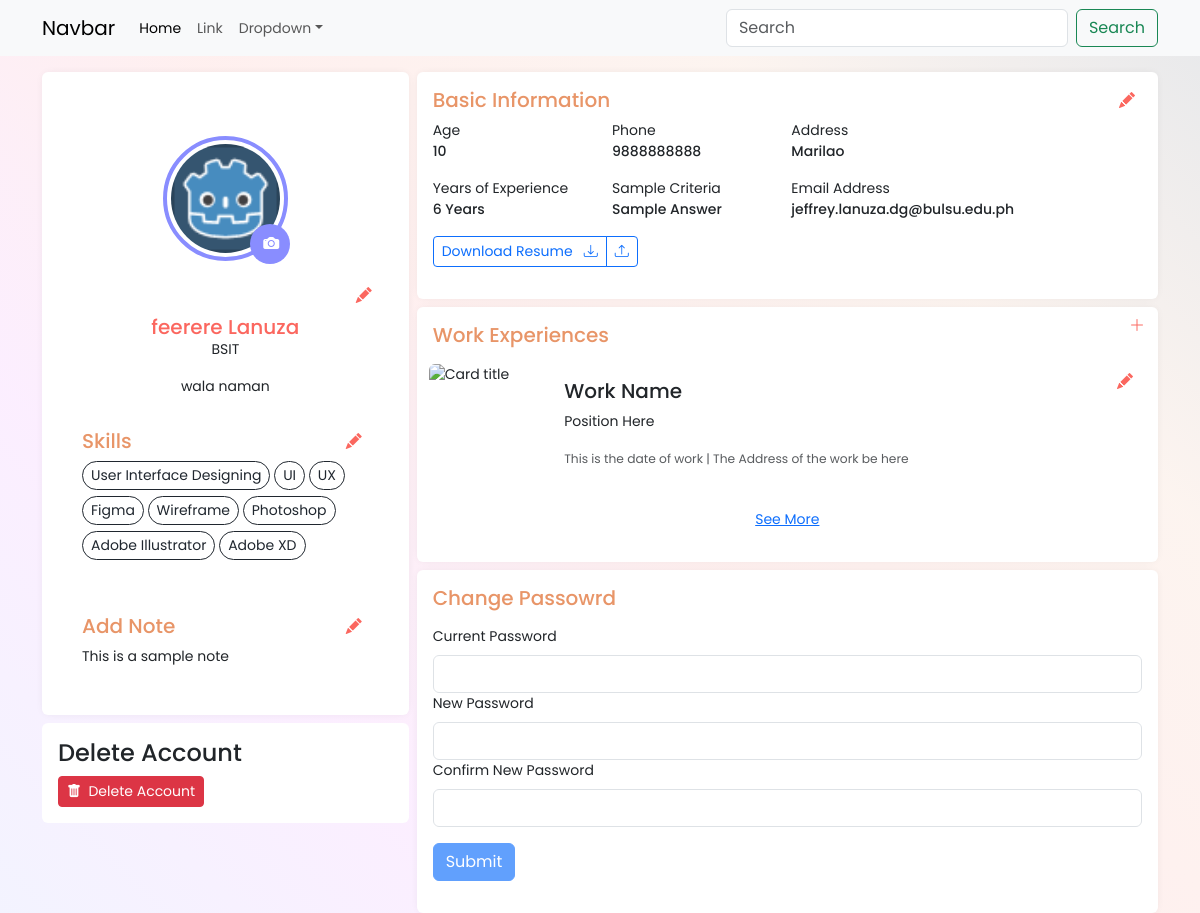
The page /jobseeker_profile/ (signed in) on the database as committed earlier.
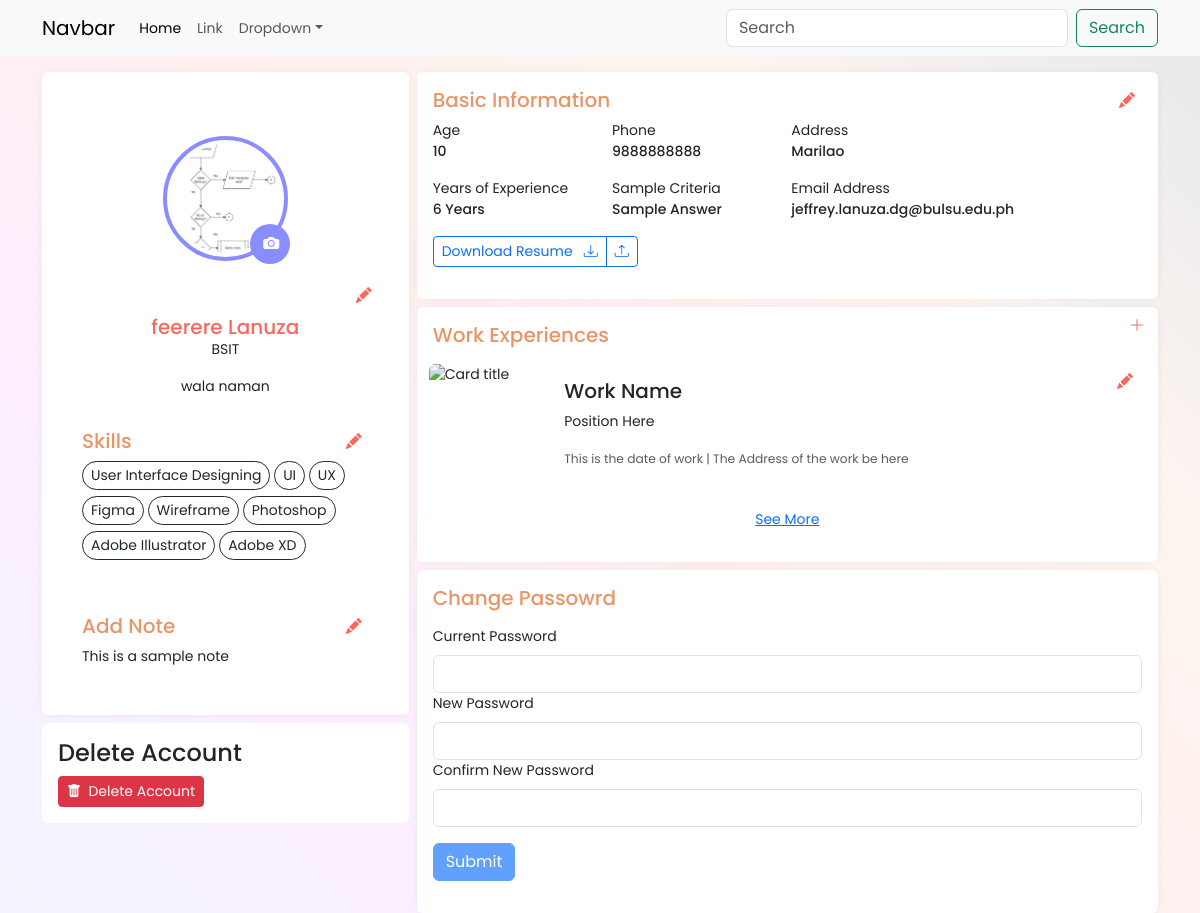
The same page on the database as committed later.
### venari/models.py (models this page shows, shortened)
class job_seeker(models.Model):
    user = models.ForeignKey(User, on_delete=models.CASCADE)
    status = models.CharField(max_length=50, null = True)
    password = models.CharField(max_length=100, null= True)
    email = models.CharField(max_length=100, null=True)
    phone_number = models.IntegerField(max_length=20)
    profile_image = models.ImageField(upload_to="")
    gender = models.CharField(max_length=10, null=True)
    address = models.CharField(max_length=100, null=True)
    occupation = models.CharField(max_length=100, null=True)
    age = models.CharField(max_length=15, null=True)
    user_type = models.CharField(max_length=30)
    bio = models.CharField(max_length=100, null=True)
    bookmarks = models.ManyToManyField('post_jobs', blank=True)
    resume = models.FileField(upload_to='', null=True)
    skills = models.CharField(max_length=100, null=True)

### venari/views.py (the view, shortened to what this page needs)
# urls.py: path("jobseeker_profile/", views.jobseeker_profile, name="jobseeker_Edit_profile"),
def jobseeker_profile(request):
    if not request.user.is_authenticated:
        return redirect('/user_login/')
    applicant = job_seeker.objects.get(user=request.user)
    print(request.FILES)
    return render(request, "jobseeker_profile.html", {'applicant':applicant})

### venari/templates/jobseeker_profile.html (shortened to what the changed rows need)
{% load static %}
<!DOCTYPE html>
<html lang="en">
<head>
    <link href="https://cdn.jsdelivr.net/npm/bootstrap@5.3.2/dist/css/bootstrap.min.css" rel="stylesheet"
>
    <link rel="stylesheet" href="https://cdn.jsdelivr.net/npm/bootstrap-icons@1.11.2/font/bootstrap-icons.min.css">
    {% load static %}
    <link rel="stylesheet" type="text/css" href="{% static "css/jobseeker_profile.css" %}">
</head>
<body style="font-family: 'Poppins', sans-serif; font-size: 14px;">
    <div class="container-xl mt-3">
        <div class="row justify-content-center align-items-start g-2">
            <div class="col-md-4">
                <div class="row g-2">
                    <div class="col-12">
                        <div class="card profile-card px-2 sticky-md-top">
                            <div class="card-body overflow-y-auto">
                                <div class="text-center mb-3 mt-5 d-flex justify-content-center">
                                    <div class="ratio ratio-1x1 rounded-circle" style="height: 125px; width: 125px;">
                                        <img class="rounded-circle" id="profilePic"
                                            src="{{applicant.profile_image.url}}" alt="">
                                        <button type="button" id="editPFP" class="btn rounded-circle"
                                            data-bs-toggle="modal" data-bs-target="#uploadProfile">
                                            <i class="bi bi-camera-fill "></i></button>
                                    </div>
                                </div>
                                <div>
                                    <div class="text-end">
                                    </div>
                                    <div class="text-center">
                                        <h5 id="introName" class=" my-0">{{applicant.user.first_name}}
                                            {{applicant.user.last_name}}
                                        </h5>
                                        <p class="my-0">{{applicant.occupation}}
                                        </p>
                                    </div>
                                </div>
                                <div class="bio my-3 text-center">
                                    {{applicant.bio}}
                                </div>
                                <div class="card border-0">
                                    <button type="button" id="editSkills" class="btn position-absolute ">
                                    </button>
                                    <div class="card-body">
                                    </div>
                                </div>
                                <div class="card border-0">
                                    <button type="button" id="editNotes" class="btn position-absolute ">
                                    </button>
                                    <div class="card-body">
                                    </div>
                                </div>
                            </div>
                        </div>
                    </div>
                </div>
            </div>
            <div class="col-md-8">
                <div class="row row-cols-1 justify-content-center align-items-center g-2">
                    <div class="col-12">
                        <div class="card profile-card">
                            <div class="card-body">
                                <div>
                                    <div class="row justify-content-start align-items-center g-2 mb-3">
                                        <div class="col-lg-3 col-md-6">Age<br>
                                            <span class="fw-medium">{{applicant.age}}</span>
                                        </div>
                                        <div class="col-lg-3 col-md-6">Phone<br>
                                            <span class="fw-medium">{{applicant.phone_number}}</span>
                                        </div>
                                        <div class="col-lg-6 col-md">Address<br>
                                            <span class="fw-medium">{{applicant.address}}</span>
                                        </div>
                                    </div>
                                    <div class="row justify-content-start align-items-start g-2 mb-3">
                                        <div class="col-lg-6 col-md">Email Address<br>
                                            <span class="fw-medium">{{applicant.user.email}}</span>
                                        </div>
                                    </div>
                                </div>
                            </div>
                        </div>
                    </div>
                </div>
            </div>
        </div>
</body>
</html>

Rows that differ between the two databases and show on the page:
changed job_seeker "BSIT": profile_image: a different picture
